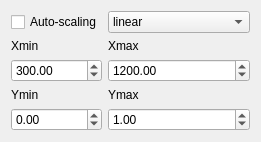
                   <widget class="QWidget" name="Range">
                    <attribute name="title">
                     <string>Range</string>
                    </attribute>
                    <layout class="QGridLayout" name="gridLayout_7">
                     <item row="1" column="0">
                      <widget class="QLabel" name="label_5">
                       <property name="text">
                        <string>Xmin</string>
                       </property>
                      </widget>
                     </item>
                     <item row="2" column="0">
                      <widget class="QDoubleSpinBox" name="doubleSpinBox_Xmin">
                       <property name="maximum">
                        <double>5000.000000000000000</double>
                       </property>
                       <property name="value">
                        <double>300.000000000000000</double>
                       </property>
                      </widget>
                     </item>
                     <item row="1" column="1">
                      <widget class="QLabel" name="label_6">
                       <property name="text">
                        <string>Xmax</string>
                       </property>
                      </widget>
                     </item>
                     <item row="3" column="1">
                      <widget class="QLabel" name="label_8">
                       <property name="text">
                        <string>Ymax</string>
                       </property>
                      </widget>
                     </item>
                     <item row="4" column="0">
                      <widget class="QDoubleSpinBox" name="doubleSpinBox_Ymin">
                       <property name="minimum">
                        <double>-1000.000000000000000</double>
                       </property>
                       <property name="maximum">
                        <double>1000.000000000000000</double>
                       </property>
                      </widget>
                     </item>
                     <item row="4" column="1">
                      <widget class="QDoubleSpinBox" name="doubleSpinBox_Ymax">
                       <property name="minimum">
                        <double>-1000.000000000000000</double>
                       </property>
                       <property name="maximum">
                        <double>1000.000000000000000</double>
                       </property>
                       <property name="value">
                        <double>1.000000000000000</double>
                       </property>
                      </widget>
                     </item>
                     <item row="2" column="1">
                      <widget class="QDoubleSpinBox" name="doubleSpinBox_Xmax">
                       <property name="maximum">
                        <double>5000.000000000000000</double>
                       </property>
                       <property name="value">
                        <double>1200.000000000000000</double>
                       </property>
                      </widget>
                     </item>
                     <item row="3" column="0">
                      <widget class="QLabel" name="label_7">
                       <property name="text">
                        <string>Ymin</string>
                       </property>
                      </widget>
                     </item>
                     <item row="0" column="0">
                      <widget class="QCheckBox" name="checkBox_AutoScale">
                       <property name="text">
                        <string>Auto-scaling</string>
                       </property>
                      </widget>
                     </item>
                     <item row="0" column="1">
                      <widget class="QComboBox" name="comboBox">
                       <item>
                        <property name="text">
                         <string>linear</string>
                        </property>
                       </item>
                       <item>
                        <property name="text">
                         <string>log</string>
                        </property>
                       </item>
                       <item>
                        <property name="text">
                         <string>NormalizedByAll</string>
                        </property>
                       </item>
                       <item>
                        <property name="text">
                         <string>NormalizedBySingle</string>
                        </property>
                       </item>
                      </widget>
                     </item>
                    </layout>
                   </widget>
